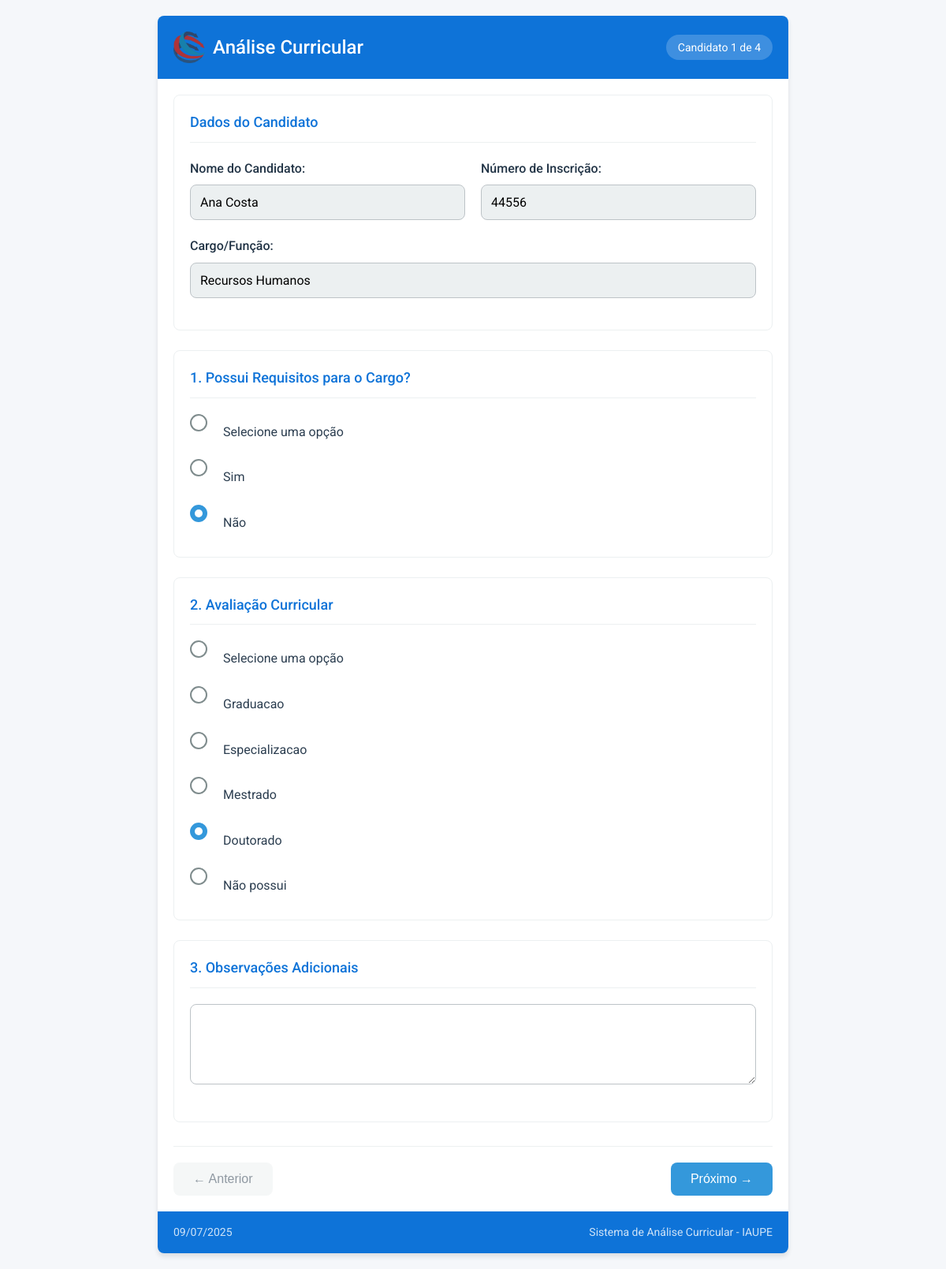
Screenshot of /analise/ with the database file from the repository.
### analise_curricular/models.py (models this page shows, shortened)
class Candidato(models.Model):
    nome = models.CharField(max_length=255, verbose_name="Nome do Candidato")
    inscricao = models.CharField(max_length=50, unique=True, verbose_name="Número de Inscrição")
    cargo = models.CharField(max_length=100, verbose_name="Cargo/Função")
    REQUISITO_OPCOES = [
        ('Sim', 'Sim'),
        ('Nao', 'Não'),
    ]
    requisito = models.CharField(
        max_length=3,
        choices=REQUISITO_OPCOES,
        blank=True,
        null=True,
        verbose_name="Possui Requisitos para o Cargo"
    )
    AVALIACAO_OPCOES = [
        ('Especializacao', 'Especialização'),
        ('Mestrado', 'Mestrado'),
        ('Doutorado', 'Doutorado'),
        ('Nao possui', 'Não possui'),
    ]
    avaliacao = models.CharField(
        max_length=15,
        choices=AVALIACAO_OPCOES,
        blank=True,
        null=True,
        verbose_name="Avaliação Curricular"
    )
    justificativa = models.CharField(
        max_length=255,
        blank=True,
        null=True,
        verbose_name="Justificativa (se 'Não possui')"
    )
    observacao = models.TextField(
        blank=True,
        null=True,
        verbose_name="Observações Adicionais"
    )
    pontuacao = models.IntegerField(
        default=0,
        verbose_name="Pontuação"
    )
    data_analise = models.DateField(
        auto_now_add=True, # Define a data automaticamente na criação
        verbose_name="Data da Análise"
    )
    analisado = models.BooleanField(
        default=False, # Indica se o candidato já foi analisado
        verbose_name="Analisado"
    )
    class Meta:
        verbose_name = "Candidato"
        verbose_name_plural = "Candidatos"
        ordering = ['nome', 'cargo'] # Ordena os candidatos por nome e cargo, como você fazia

### analise_curricular/views.py (the view)
# urls.py: path('analise/', views.analisar_candidato, name='analisar_candidato'), # URL sem ID para o primeiro candidato
def analisar_candidato(request, candidato_id=None):
    candidatos_ordenados = Candidato.objects.all().order_by('nome', 'cargo')
    total_candidatos = candidatos_ordenados.count()
    if total_candidatos == 0:
        messages.info(request, "Não há candidatos para analisar.")
        return redirect('tela_entrada')
    candidato_atual = None
    indice_atual = 0
    if candidato_id:
        candidato_atual = get_object_or_404(Candidato, id=candidato_id)
        for i, c in enumerate(candidatos_ordenados):
            if c.id == candidato_atual.id:
                indice_atual = i
                break
    else:
        candidato_atual = candidatos_ordenados.filter(analisado=False).first()
        if not candidato_atual:
            candidato_atual = candidatos_ordenados.first()
            if candidato_atual:
                messages.info(request, "Todos os candidatos foram analisados. Você está revisando o primeiro.")
        if candidato_atual:
             for i, c in enumerate(candidatos_ordenados):
                if c.id == candidato_atual.id:
                    indice_atual = i
                    break
        else:
            messages.info(request, "Não há candidatos para analisar.")
            return redirect('tela_entrada')
    if request.method == 'POST':
        form = CandidatoForm(request.POST, request.FILES, instance=candidato_atual) # Adicionado request.FILES
        if form.is_valid():
            candidato = form.save(commit=False)
            candidato.analisado = True # Sempre marca como analisado ao submeter o formulário
            candidato.save()
            messages.success(request, f"Informações do candidato {candidato.nome} salvas com sucesso!")
            if indice_atual < total_candidatos - 1:
                proximo_candidato = candidatos_ordenados[indice_atual + 1]
                return redirect('analisar_candidato_com_id', candidato_id=proximo_candidato.id)
            else:
                messages.info(request, "Todos os candidatos foram analisados.")
                return redirect('finalizar_analise')
        else:
            messages.error(request, "Por favor, corrija os erros no formulário.")
    else:
        form = CandidatoForm(instance=candidato_atual)
    proximo_candidato_id = None
    anterior_candidato_id = None
    if indice_atual < total_candidatos - 1:
        proximo_candidato_id = candidatos_ordenados[indice_atual + 1].id
    if indice_atual > 0:
        anterior_candidato_id = candidatos_ordenados[indice_atual - 1].id
    context = {
        'form': form,
        'candidato': candidato_atual,
        'indice_atual': indice_atual + 1,
        'total_candidatos': total_candidatos,
        'data_hoje': datetime.now().strftime("%d/%m/%Y"),
        'proximo_candidato_id': proximo_candidato_id,
        'anterior_candidato_id': anterior_candidato_id,
    }
    return render(request, 'analise_curricular/formulario.html', context)

### analise_curricular/templates/analise_curricular/formulario.html (shortened to what this page needs)
{% load static %}
<!DOCTYPE html>
<html lang="pt-br">
<head>
    <link rel="stylesheet" href="{% static 'CSS/style.css' %}">
</head>
<body>
    <div class="app-container">
        <header class="app-header">
            <h1><img src="{% static 'analise_curricular/icone_IAUPE.ico' %}" alt="IAUPE" class="logo"> Análise Curricular</h1>
            <div class="candidate-counter">Candidato {{ indice_atual }} de {{ total_candidatos }}</div>
        </header>
        <form method="post" enctype="multipart/form-data" class="evaluation-form">
            <section class="candidate-card">
                <h2 class="section-title">Dados do Candidato</h2>
                <div class="candidate-info-group">
                    <div class="form-group">
                        <label for="{{ form.nome.id_for_label }}">Nome do Candidato:</label>
                        {{ form.nome }}
                    </div>
                    <div class="form-group">
                        <label for="{{ form.inscricao.id_for_label }}">Número de Inscrição:</label>
                        {{ form.inscricao }}
                    </div>
                    <div class="form-group">
                        <label for="{{ form.cargo.id_for_label }}">Cargo/Função:</label>
                        {{ form.cargo }}
                    </div>
                </div>
            </section>
            <section class="evaluation-section">
                <h2 class="section-title">1. Possui Requisitos para o Cargo?</h2>
                <div class="radio-group">
                    {% for choice in form.requisito %}
                    <div class="radio-option">
                        <label for="{{ choice.id_for_label }}" class="radio-label">
                            <span class="radio-custom"></span>
                            <span class="radio-text">{{ choice.choice_label }}</span>
                        </label>
                    </div>
                    {% endfor %}
                </div>
            </section>
            <section class="evaluation-section">
                <h2 class="section-title">2. Avaliação Curricular</h2>
                <div class="radio-group">
                    {% for choice in form.avaliacao %}
                    <div class="radio-option">
                        <label for="{{ choice.id_for_label }}" class="radio-label">
                            <span class="radio-custom"></span>
                            <span class="radio-text">{{ choice.choice_label }}</span>
                        </label>
                    </div>
                    {% endfor %}
                </div>
            </section>
            <section class="evaluation-section">
                <h2 class="section-title">3. Observações Adicionais</h2>
                <div class="form-group">
                    {{ form.observacao }}
                </div>
            </section>
            <div class="form-navigation">
                {% if anterior_candidato_id %}
                    <a href="{% url 'analisar_candidato_com_id' anterior_candidato_id %}" class="nav-button prev">
                        &larr; Anterior
                    </a>
                {% else %}
                    <button type="button" class="nav-button prev disabled" disabled>
                        &larr; Anterior
                    </button>
                {% endif %}
                <button type="submit" class="nav-button next">
                    Próximo &rarr;
                </button>
            </div>
        </form>
        <footer class="app-footer">
            <div class="footer-info">
                <span class="date-info">{{ data_hoje }}</span>
                <span class="system-info">Sistema de Análise Curricular - IAUPE</span>
            </div>
        </footer>
    </div>
</body>
</html>

### static/CSS/style.css (style rules this page uses)
:root { --primary-color: #0e73d8; --secondary-color: #3498db; --success-color: #27ae60; --warning-color: #f39c12; --danger-color: #e74c3c; --light-gray: #ecf0f1; --medium-gray: #bdc3c7; --dark-gray: #7f8c8d; --text-color: #223446; --border-radius: 8px; --box-shadow: 0 4px 6px rgba(0, 0, 0, 0.1); }
* { margin: 0; padding: 0; box-sizing: border-box; }
body { font-family: 'Roboto', sans-serif; background-color: #f5f7fa; color: var(--text-color); line-height: 1.6; padding: 20px; }
.app-container { max-width: 800px; margin: 0 auto; background-color: white; box-shadow: var(--box-shadow); border-radius: var(--border-radius); overflow: hidden; }
.app-header { display: flex; justify-content: space-between; align-items: center; padding: 20px; background-color: var(--primary-color); color: white; }
.app-header h1 { font-size: 24px; font-weight: 500; display: flex; align-items: center; gap: 10px; }
.logo { height: 40px; }
.candidate-counter { background-color: rgba(255, 255, 255, 0.2); color: white; padding: 5px 15px; border-radius: 20px; font-size: 14px; }
.evaluation-form { padding: 20px; }
.candidate-card, .evaluation-section { margin-bottom: 25px; padding: 20px; background-color: white; border-radius: var(--border-radius); border: 1px solid var(--light-gray); }
.section-title { font-size: 18px; font-weight: 500; margin-bottom: 20px; color: var(--primary-color); padding-bottom: 10px; border-bottom: 1px solid var(--light-gray); }
.form-group { margin-bottom: 20px; }
.form-group label { display: block; margin-bottom: 8px; font-weight: 500; color: var(--text-color); }
input[type="text"], input[type="number"], textarea, select { width: 100%; padding: 12px; border: 1px solid var(--medium-gray); border-radius: var(--border-radius); font-family: inherit; font-size: 16px; transition: all 0.2s; }
input[type="text"]:read-only, input[type="number"]:read-only { background-color: var(--light-gray); cursor: not-allowed; }
textarea { min-height: 100px; resize: vertical; }
.radio-option { display: flex; align-items: center; }
.radio-label { display: flex; align-items: center; cursor: pointer; padding: 10px 15px; border-radius: var(--border-radius); transition: all 0.2s; width: 100%; }
.radio-text { font-size: 16px; }
.form-navigation { display: flex; justify-content: space-between; margin-top: 30px; padding-top: 20px; border-top: 1px solid var(--light-gray); }
.nav-button { padding: 12px 25px; border: none; border-radius: var(--border-radius); font-size: 16px; font-weight: 500; cursor: pointer; transition: all 0.2s; display: flex; align-items: center; gap: 8px; }
.nav-button.next { background-color: var(--secondary-color); color: white; }
.nav-button.prev { background-color: var(--light-gray); color: var(--text-color); }
.nav-button.disabled { opacity: 0.5; cursor: not-allowed; }
.app-footer { padding: 15px 20px; background-color: var(--primary-color); color: white; font-size: 14px; }
.footer-info { display: flex; justify-content: space-between; }
.date-info, .system-info { opacity: 0.8; }
.radio-group { display: flex; flex-direction: column; gap: 12px; margin-top: 15px; }
.radio-label { display: flex; align-items: center; cursor: pointer; position: relative; padding-left: 32px; min-height: 24px; user-select: none; }
.radio-custom { position: absolute; left: 0; top: 0; width: 22px; height: 22px; border: 2px solid #7f8c8d; border-radius: 50%; transition: all 0.2s; }
.radio-text { margin-left: 10px; font-size: 16px; color: #2c3e50; }
.radio-option input[type="radio"]:checked ~ .radio-label .radio-custom { border-color: #3498db; background-color: #3498db; }
.radio-option input[type="radio"]:checked ~ .radio-label .radio-custom::after { content: ""; position: absolute; top: 4px; left: 4px; width: 10px; height: 10px; border-radius: 50%; background: white; }
.candidate-info-group { display: flex; flex-wrap: wrap; gap: 20px; margin-bottom: 20px; }
.candidate-info-group .form-group { flex: 1 1 calc(33% - 20px); min-width: 250px; margin-bottom: 0; }

### rows the page displays
Candidato: nome "Ana Costa", inscricao "44556", cargo "Recursos Humanos"

### other values shown
{{ indice_atual }} "1"
{{ total_candidatos }} "4"
{{ choice.choice_label }} "Selecione uma opção" "Sim" "Não"
{{ choice.choice_label }} "Selecione uma opção" "Graduacao" "Especializacao" "Mestrado" "Doutorado" "Não possui"
